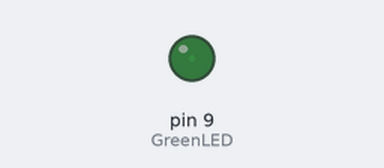
A sketch run on a simulated Arduino Uno, built with avr-gcc and run on an emulated ATmega328P. On the bench: output pins drawn as LEDs (lit = HIGH).

Above: at 0.05 s.
At 1.15 s:
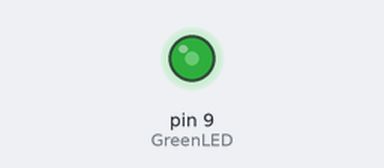
At 2.3 s:
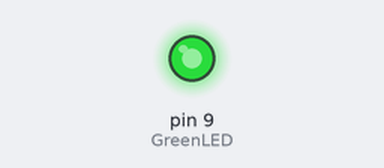
At 4.6 s:
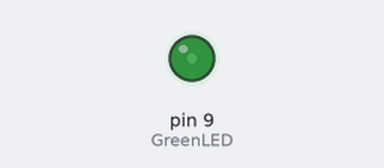
Timing chart, 0 to 6.7 s (numbered marks = the images above):
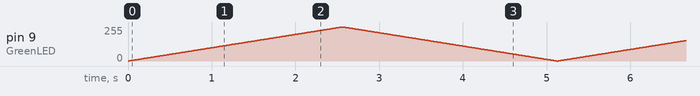

The sketch:

P2_2.ino
```cpp
// Fade an LED in and out
const int GreenLED = 9; // Pin with the LED connected
int i = 0; // To count up and down
void setup() {
	pinMode(GreenLED, OUTPUT);
}

void loop(){
	for (i = 0; i < 256; i++) { // loop from 0 to 255 (fade in)
		analogWrite(GreenLED, i); // set the LED brightness
		delay(10); // Wait 10ms because analogWrite
				   // is instantaneous and we would
				   // not see any change
}

	for (i = 255; i >= 0; i--) { // loop from 255 to 1 (fade out)
		analogWrite(GreenLED, i); // set the LED brightness
		delay(10); // Wait 10ms
	}
}
```
